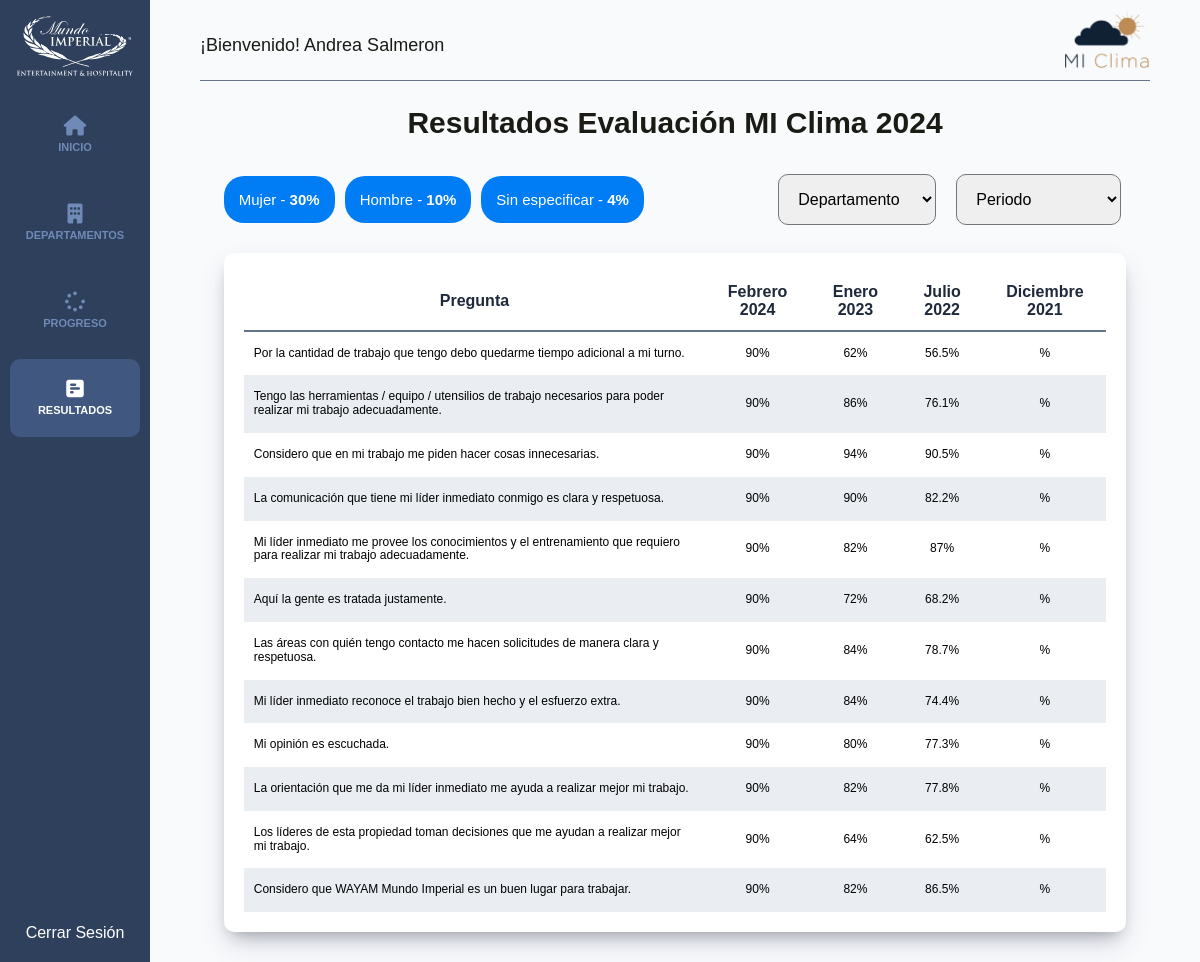
The app's page /admin/resultados (signed in) with its own data.
### tables this page shows
CREATE TABLE IF NOT EXISTS `globales` (
  `id` INT NOT NULL AUTO_INCREMENT,
  `cantidad` INT NOT NULL,
  `porcentaje` DOUBLE NOT NULL,
  `cp1` DOUBLE NULL,
  `cp2` DOUBLE NULL,
  `cp3` DOUBLE NULL,
  `cp4` DOUBLE NULL,
  `cp5` DOUBLE NULL,
  `cp6` DOUBLE NULL,
  `cp7` DOUBLE NULL,
  `cp8` DOUBLE NULL,
  `cp9` DOUBLE NULL,
  `cp10` DOUBLE NULL,
  `cp11` DOUBLE NULL,
  `cp12` DOUBLE NULL,
  `periodos_id` INT NOT NULL,
  PRIMARY KEY (`id`),
  INDEX `fk_globales_periodos1_idx` (`periodos_id` ASC) VISIBLE,
  CONSTRAINT `fk_globales_periodos1`
    FOREIGN KEY (`periodos_id`)
    REFERENCES `periodos` (`id`)
    ON DELETE NO ACTION
    ON UPDATE NO ACTION);

CREATE TABLE IF NOT EXISTS `periodos` (
  `id` INT NOT NULL AUTO_INCREMENT,
  `periodo` VARCHAR(45) NOT NULL,
  `propiedades_id` INT NOT NULL,
  PRIMARY KEY (`id`),
  INDEX `fk_periodos_propiedades1_idx` (`propiedades_id` ASC) VISIBLE,
  CONSTRAINT `fk_periodos_propiedades1`
    FOREIGN KEY (`propiedades_id`)
    REFERENCES `propiedades` (`id`)
    ON DELETE NO ACTION
    ON UPDATE NO ACTION);

CREATE TABLE IF NOT EXISTS `preguntas` (
  `id` INT NOT NULL,
  `pregunta` VARCHAR(255) NOT NULL,
  `esperado` VARCHAR(45) NOT NULL,
  PRIMARY KEY (`id`));

### controllers/AdminController.php (called while the page is built, shortened)
<?php
class AdminController {
    public static function resultados(Router $router) {
        $preguntas = Preguntas::all();
        $propiedad = $_SESSION['propiedad'];
        $areas = Departamentos::all('propiedades_id', $propiedad);
        $periodos = Periodos::all('propiedades_id', $propiedad);
        $globales = [];
        foreach ($periodos as $periodo) {
            $global = Globales::where('periodos_id', $periodo->id);
            if($global) {
                $global->periodo = $periodo->periodo;
                $globales[] = $global;
            }
        }
        $router->render('admin/resultados/index', [
            'preguntas' => $preguntas,
            'globales' => array_reverse($globales),
            'periodos' => $periodos,
            'areas' => $areas
        ]);
    }
}

### public/index.php (called while the page is built, shortened)
<?php
$router = new Router();
$router->get('/login', [LoginController::class, 'login']);
$router->post('/login', [LoginController::class, 'login']);
$router->post('/logout', [LoginController::class, 'logout']);
$router->get('/', [PaginasController::class, 'index']);
$router->get('/encuesta', [PaginasController::class, 'responder']);
$router->post('/encuesta', [PaginasController::class, 'responder']);
$router->get('/encuesta/api', [APIController::class, 'departamentos']);
$router->get('/404', [PaginasController::class, 'error']);
$router->get('/respuestas-enviadas', [PaginasController::class, 'volver']);
$router->get('/admin/dashboard', [AdminController::class, 'index']);
$router->get('/admin/areas', [AdminController::class, 'areas']);
$router->get('/admin/areas-crear', [AdminController::class, 'crearArea']);
$router->post('/admin/areas-crear', [AdminController::class, 'crearArea']);
$router->get('/admin/areas-actualizar', [AdminController::class, 'actualizarArea']);
$router->post('/admin/areas-actualizar', [AdminController::class, 'actualizarArea']);
$router->post('/admin/areas-eliminar', [AdminController::class, 'eliminarArea']);
$router->get('/admin/progreso', [AdminController::class, 'progreso']);
$router->get('/admin/resultados', [AdminController::class, 'resultados']);
$router->post('/admin/resultados', [AdminController::class, 'resultados']);
$router->get('/resultados/api', [APIController::class, 'filtro']);
$router->get('/admin/administradores', [AdminController::class, 'administradores']);
$router->get('/admin/administradores-crear', [AdminController::class, 'crearAdministradores']);
$router->post('/admin/administradores-crear', [AdminController::class, 'crearAdministradores']);
$router->get('/admin/administradores-actualizar', [AdminController::class, 'actualizAradministradores']);
$router->post('/admin/administradores-actualizar', [AdminController::class, 'actualizAradministradores']);
$router->post('/admin/administradores-eliminar', [AdminController::class, 'eliminarAdministradores']);
$router->comprobarRutas();

### models/ActiveRecord.php (called while the page is built, shortened)
<?php
class ActiveRecord {
    protected static $db;
    protected static $tabla = '';
    public static function setDB($database) {
        self::$db = $database;
    }
    public static function consultarSQL($query) {
        $resultado = self::$db->query($query);
        $array = [];
        while($registro = $resultado->fetch_assoc()) {
            $array[] = static::crearObjeto($registro);
        }
        return $array;
    }
    protected static function crearObjeto($registro) {
        $objeto = new static;
        foreach($registro as $key => $value ) {
            if(property_exists( $objeto, $key  )) {
                $objeto->$key = $value;
            }
        }
        return $objeto;
    }
    public static function all($columna = '', $valor = '', $orden = 'id ASC', $limite = '') {
        $query = "SELECT * FROM " . static::$tabla;
        if ($columna) {
            $query .= " WHERE $columna = '$valor'";
        }
        $query .= " ORDER BY $orden";
        $resultado = self::consultarSQL($query);
        return $resultado;
    }
    public static function where($columna, $valor, $orden = 'ASC') {
        $query = "SELECT * FROM " . static::$tabla . " WHERE $columna = '$valor' ORDER BY id $orden LIMIT 1";
        $resultado = self::consultarSQL($query);
        return array_shift($resultado);
    }
}

### views/admin/resultados/index.php (the view, shortened to what this page needs)
<main class="contenedor seccion">
    <h1>Resultados Evaluación MI Clima 2024</h1>
    <div class="resultados">
        <div class="resultados__genero">
            <p>Mujer - <span>30%</span></p>
            <p>Hombre - <span>10%</span></p>
            <p>Sin especificar - <span>4%</span></p>
        </div>
        <div class="resultados__filtros">
            <select>
                <option id="selectDepartamento" selected value="">Departamento</option>
            </select>
            <select id="selectPeriodo">
                <option selected value="">Periodo</option>
            </select>
        </div>
    </div>
    <div class="dashboard__contenedor">
    <?php if(!empty($globales)) { ?>
        <table class="table">
            <thead class="table__thead">
                <tr>
                    <th scope="col" class="table__th">Pregunta</th>
                    <?php foreach($globales as $global) { ?>
                        <th scope="col" class="table__th"><?php echo $global->periodo; ?></th>
                    <?php } ?>
                </tr>
            </thead>
            <tbody class="table__tbody">
            <?php for($i = 0; $i < 12; $i++) { ?>
                <tr class="table__tr">
                    <td class="table__td-pregunta">
                        <?php echo $preguntas[$i]->pregunta; ?>
                    </td>
                    <?php foreach($globales as $global) { ?>
                        <td class="table__td">
                            <?php echo $global->{"cp" . ($i + 1)} . "%"; ?>
                        </td>
                    <?php } ?>
                </tr>
            <?php } ?>
        </tbody>
        </table>
    <?php } else { ?>
        <p class="text-center">Aún No Hay Calificaciones</p>
    <?php } ?>
</div>
</main>

### public/build/css/app.css (style rules this page uses)
.dashboard { height:100%;display:flex;flex-direction:column;background-color:#f8fafc }
.dashboard__contenedor,.dashboard__contenedor-privilegios,.dashboard__formulario { box-shadow:0 13px 27px -5px rgba(50,50,93,.25),0 8px 16px -8px rgba(0,0,0,.3);background-color:#fff;padding:2rem;border-radius:1rem;margin-top:2rem }
.table { width:100%;border-collapse:collapse }
.table__thead { color:#1e293b;border-bottom:2px solid #64748b }
.table__th { padding:1rem }
.table__th,.table__tr { text-align:center }
.table__tr:nth-of-type(2n) { background-color:#eaeef3 }
.table__td,.table__td--acciones,.table__td--acciones-propiedades,.table__td--acciones-th { padding:1.5rem 1rem;font-size:1.2rem }
.table__td-pregunta { text-align:left;padding:1.5rem 1rem;font-size:1.2rem }
.resultados { display:flex;flex-direction:column;align-items:center }
@media (min-width:768px) { .resultados { flex-direction:row;justify-content:space-between } }
.resultados__filtros,.resultados__genero { display:flex;flex-wrap:wrap;justify-content:center;gap:10px }
@media (min-width:768px) { .resultados__filtros,.resultados__genero { flex-wrap:nowrap } }
.resultados__genero p { padding:1.5rem;background-color:#007df4;border-radius:2rem;color:#fff }
.resultados__genero span { font-weight:700 }
.resultados__filtros select { padding:1.5rem;border-radius:1rem;margin:5px }
html { line-height:1.15;-webkit-text-size-adjust:100% }
body { margin:0 }
main { display:block }
h1 { font-size:2em;margin:.67em 0 }
button,input,optgroup,select,textarea { font-family:inherit;font-size:100%;line-height:1.15;margin:0 }
button,select { text-transform:none }
html { font-size:62.5%;box-sizing:border-box;height:100% }
body { min-height:100%;display:flex;flex-direction:column;font-family:Poppins,sans-serif;font-size:1.6rem }
main { flex-grow:1 }
*,:after,:before { box-sizing:inherit }
h1,h2,h3 { font-family:Poppins,sans-serif;margin:2.5rem 0;font-weight:700;color:#1a1b15;text-align:center }
h1 { font-size:3rem }
p { color:#1a1b15;font-size:1.5rem;margin:1rem 0 }
.seccion { margin-top:2.5rem;margin-bottom:2.5rem }
.contenedor { width:min(95%,140rem);margin:0 auto }

### records on screen
globales: periodos.periodo "Febrero 2024", i "90"
globales: periodos.periodo "Enero 2023", i "62", i "86", i "94", i "90", i "82", i "72", i "84", i "80", i "64"
globales: periodos.periodo "Julio 2022", i "56.5", i "76.1", i "90.5", i "82.2", i "87", i "68.2", i "78.7", i "74.4", i "77.3", i "77.8", i "62.5", i "86.5"
periodos: periodo "Diciembre 2021"
preguntas: pregunta "Por la cantidad de trabajo que tengo debo quedarme tiempo adicional a mi turno."
preguntas: pregunta "Tengo las herramientas / equipo / utensilios de trabajo necesarios para poder realizar mi trabajo adecuadamente."
preguntas: pregunta "Considero que en mi trabajo me piden hacer cosas innecesarias."
preguntas: pregunta "La comunicación que tiene mi líder inmediato conmigo es clara y respetuosa."
preguntas: pregunta "Mi líder inmediato me provee los conocimientos y el entrenamiento que requiero para realizar mi trabajo adecuadamente."
preguntas: pregunta "Aquí la gente es tratada justamente."
preguntas: pregunta "Las áreas con quién tengo contacto me hacen solicitudes de manera clara y respetuosa."
preguntas: pregunta "Mi líder inmediato reconoce el trabajo bien hecho y el esfuerzo extra."
preguntas: pregunta "Mi opinión es escuchada."
preguntas: pregunta "La orientación que me da mi líder inmediato me ayuda a realizar mejor mi trabajo."
preguntas: pregunta "Los líderes de esta propiedad toman decisiones que me ayudan a realizar mejor mi trabajo."
preguntas: pregunta "Considero que WAYAM Mundo Imperial es un buen lugar para trabajar."

### other values on screen
$_SESSION['nombre'] "Andrea Salmeron"
